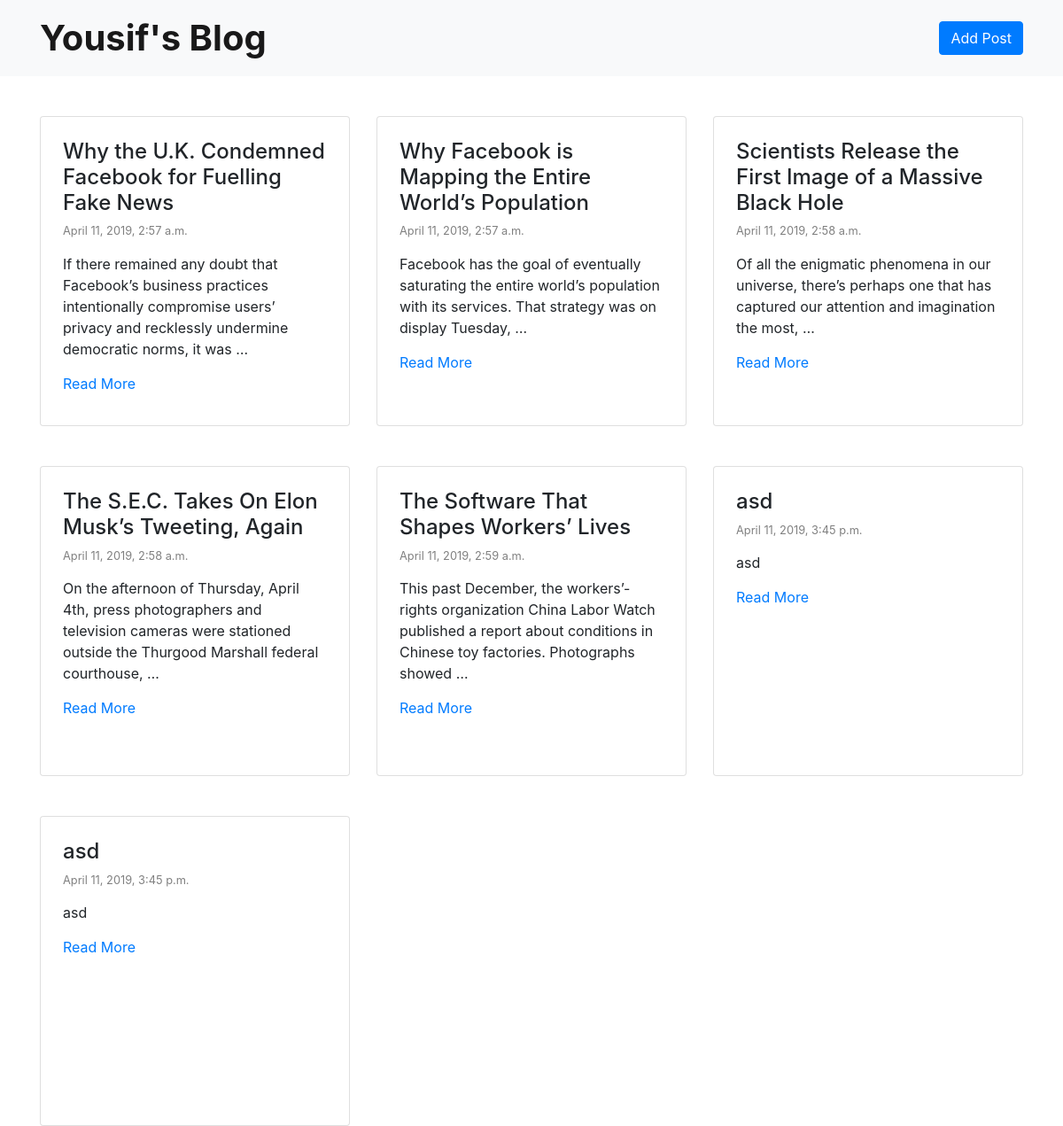
The page /blog/ on the database as committed earlier.
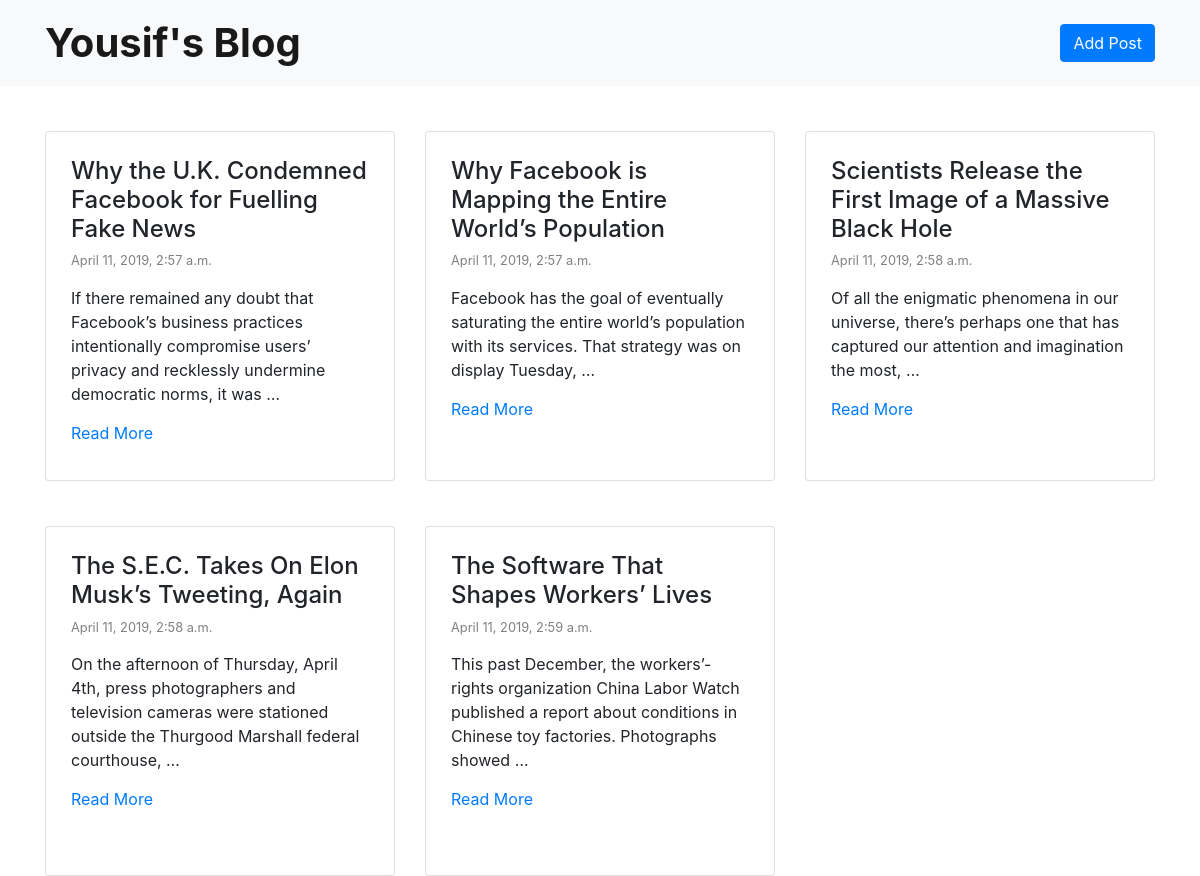
The same page on the database as committed later.
### blog/models.py (models this page shows, shortened)
class Post(models.Model):
    title = models.CharField(max_length=200)
    description = models.TextField(blank=True)
    author = models.ForeignKey(Author, on_delete=models.CASCADE)
    created_date = models.DateTimeField('date published')

### blog/views.py (the view)
# urls.py: path('', views.IndexView.as_view(), name='index'),
class IndexView(generic.ListView):
    template_name = 'blog/index.html'
    context_object_name = 'posts'
    def get_queryset(self):
        return Post.objects.order_by('created_date')[:]

### blog/templates/blog/index.html (shortened to what this page needs)
<!DOCTYPE html>
<html lang="en">
  <head>
    <link
      rel="stylesheet"
      href="https://maxcdn.bootstrapcdn.com/bootstrap/4.0.0/css/bootstrap.min.css"
    />
  </head>
  <body>
    <nav class="navbar navbar-expand-lg navbar-light bg-light">
      <div class="container">
        <a class="navbar-brand" href="/blog" style="font:blue;font-weight:bold; font-size:40px;">Yousif's Blog </a>
        <a class="btn btn-primary my-2 my-sm-0" role="button" href="/blog/create"
        >Add Post</a
      >
        </div>
    </nav>
    {% if posts %}
    <div class="container" >
        <div class="row">
        {% for post in posts %}
          <div class="col-sm-4">
        <div class="card" style="height:350px;margin-top:45px;padding:25px;">
          <h4>{{ post.title }}</h1>
            <small style="color:Gray;margin-bottom:15px;" >{{post.created_date}}</small>
            <div style="margin-bottom:15px;">{{ post.description|truncatewords:20 }} </div>
          <a href="/blog/{{post.id}}"> Read More</a>
        </div>
      </div>
        {% endfor %}
      </div>
      {% else %}
      <p>No blog articles are available.</p>
      {% endif %}
    </div>
  </body>
</html>

Rows that differ between the two databases and show on the page:
removed Post: title "asd", created_date "April 11, 2019, 3:45 p.m.", description "asd"
removed Post: title "asd", created_date "April 11, 2019, 3:45 p.m.", description "asd"
